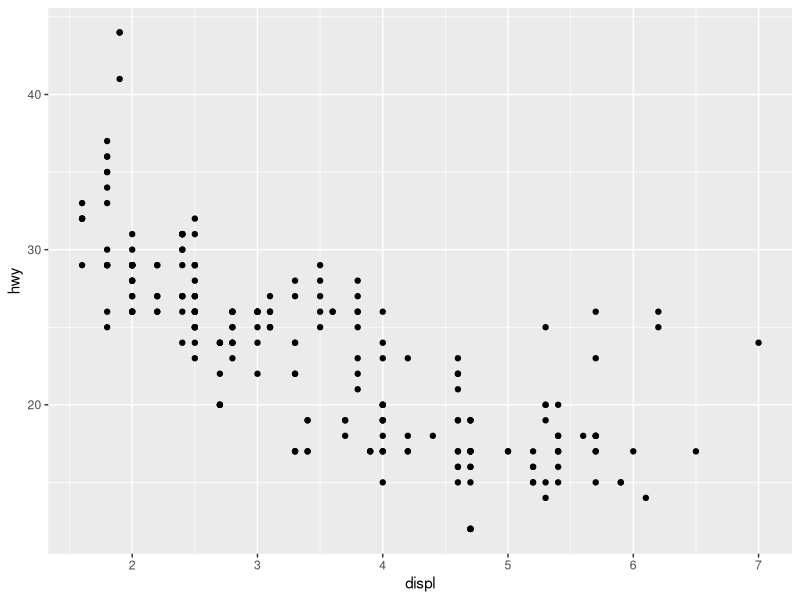
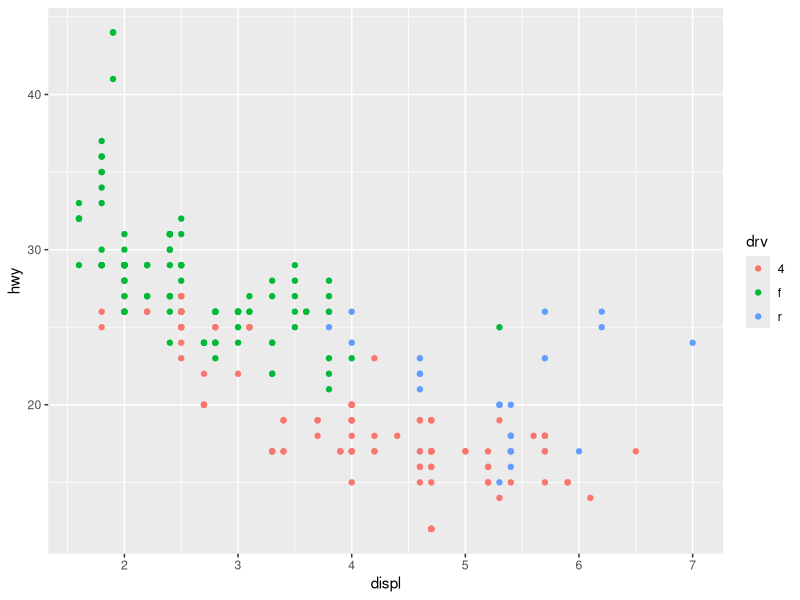
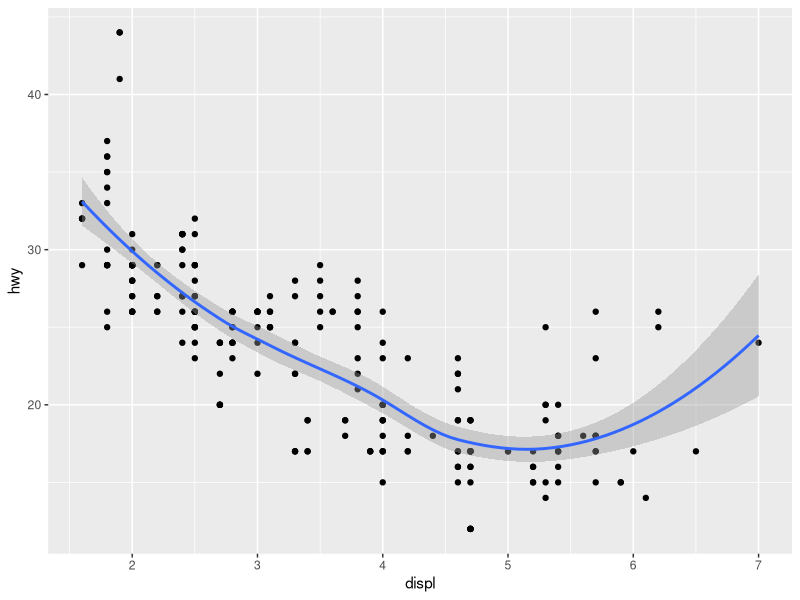
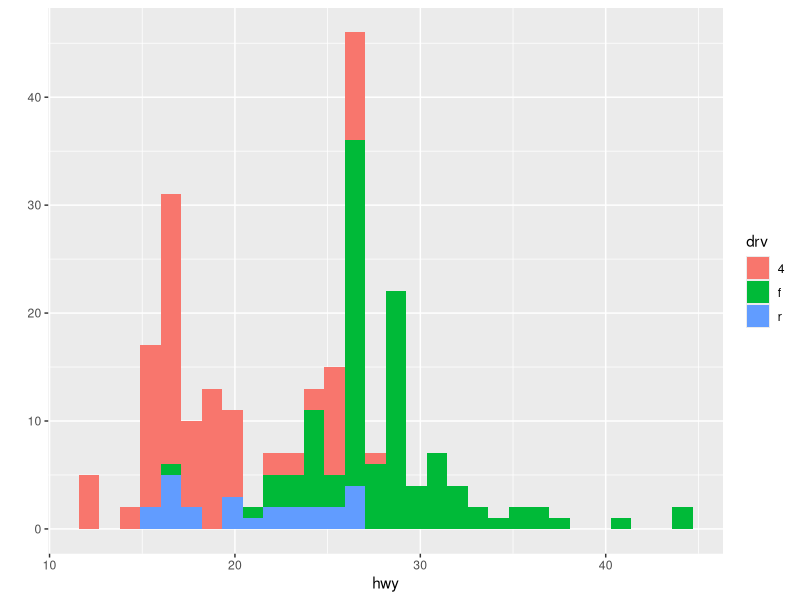
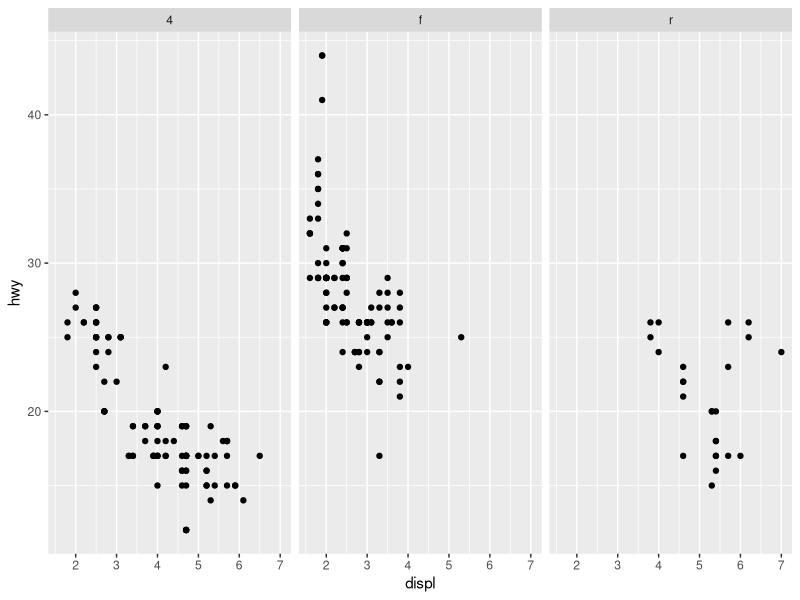

The R script that drew these images, in order:
## Helloworld
# displ= consumo ; hwy= millas/galon
library(ggplot2)
str(mpg) # http://docs.ggplot2.org/current/mpg.html
qplot(x = displ, y = hwy, data = mpg)

## Añadimos color (aesthetic)
library(ggplot2)
qplot(x = displ, y = hwy, data = mpg, color = drv)

## Añadimos objetos de tipo geometric
library(ggplot2)
qplot(x = displ, y = hwy, data = mpg, geom= c("point","smooth"))

## Histograma
library(ggplot2)
qplot(x = hwy, data = mpg, fill= drv)

## Facets(múltiples gráficas)
library(ggplot2)
qplot(x = displ, y = hwy, data = mpg, facets= .~drv)